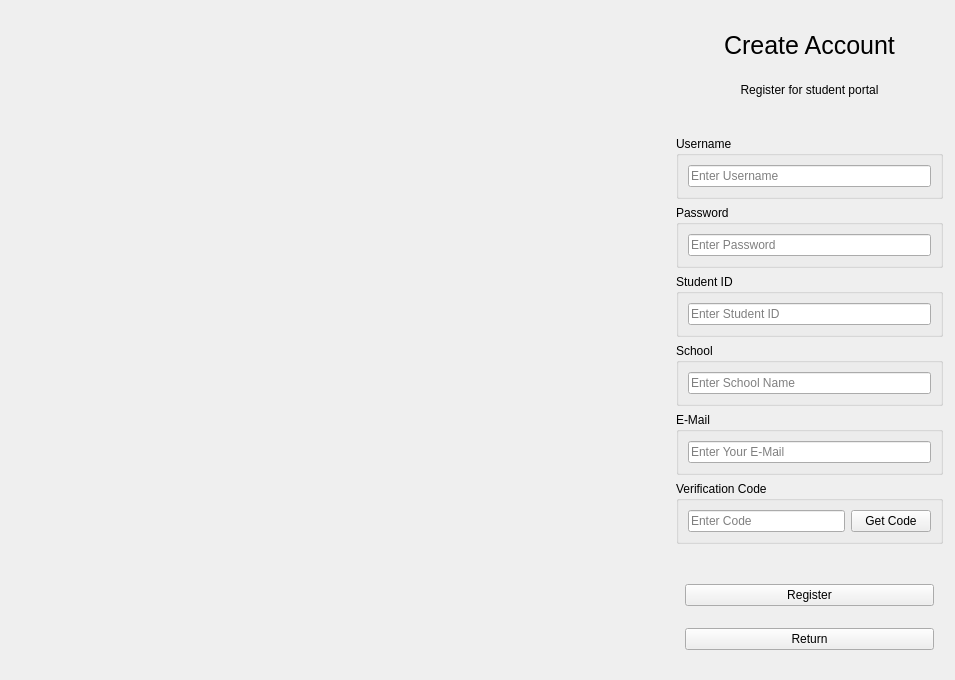
<?xml version="1.0" encoding="UTF-8"?>
<ui version="4.0">
 <class>RegisterWidget</class>
 <widget class="QWidget" name="RegisterWidget">
  <property name="geometry">
   <rect>
    <x>0</x>
    <y>0</y>
    <width>955</width>
    <height>680</height>
   </rect>
  </property>
  <property name="windowTitle">
   <string>Create Account</string>
  </property>
  <property name="windowIcon">
   <iconset theme="QIcon::ThemeIcon::MailMessageNew"/>
  </property>
  <layout class="QVBoxLayout" name="verticalLayout_11">
   <property name="spacing">
    <number>0</number>
   </property>
   <property name="leftMargin">
    <number>3</number>
   </property>
   <property name="topMargin">
    <number>3</number>
   </property>
   <property name="rightMargin">
    <number>3</number>
   </property>
   <property name="bottomMargin">
    <number>3</number>
   </property>
   <item>
    <widget class="QWidget" name="widget" native="true">
     <property name="styleSheet">
      <string notr="true"/>
     </property>
     <layout class="QHBoxLayout" name="horizontalLayout" stretch="7,3">
      <property name="spacing">
       <number>0</number>
      </property>
      <property name="leftMargin">
       <number>0</number>
      </property>
      <property name="topMargin">
       <number>0</number>
      </property>
      <property name="rightMargin">
       <number>0</number>
      </property>
      <property name="bottomMargin">
       <number>0</number>
      </property>
      <item>
       <widget class="QWidget" name="widget_2" native="true">
        <property name="styleSheet">
         <string notr="true"/>
        </property>
        <layout class="QVBoxLayout" name="verticalLayout_2">
         <property name="spacing">
          <number>0</number>
         </property>
         <property name="leftMargin">
          <number>0</number>
         </property>
         <property name="topMargin">
          <number>0</number>
         </property>
         <property name="rightMargin">
          <number>0</number>
         </property>
         <property name="bottomMargin">
          <number>0</number>
         </property>
         <item>
          <widget class="QLabel" name="label">
           <property name="enabled">
            <bool>true</bool>
           </property>
           <property name="sizePolicy">
            <sizepolicy hsizetype="Expanding" vsizetype="Expanding">
             <horstretch>0</horstretch>
             <verstretch>0</verstretch>
            </sizepolicy>
           </property>
           <property name="minimumSize">
            <size>
             <width>400</width>
             <height>400</height>
            </size>
           </property>
           <property name="styleSheet">
            <string notr="true"/>
           </property>
           <property name="text">
            <string/>
           </property>
           <property name="pixmap">
            <pixmap resource="res.qrc">:/res/RegisterPage.jpg</pixmap>
           </property>
           <property name="scaledContents">
            <bool>true</bool>
           </property>
           <property name="alignment">
            <set>Qt::AlignmentFlag::AlignCenter</set>
           </property>
          </widget>
         </item>
        </layout>
       </widget>
      </item>
      <item>
       <widget class="QWidget" name="widget_3" native="true">
        <property name="styleSheet">
         <string notr="true"/>
        </property>
        <layout class="QVBoxLayout" name="verticalLayout_9">
         <property name="leftMargin">
          <number>0</number>
         </property>
         <property name="topMargin">
          <number>0</number>
         </property>
         <property name="rightMargin">
          <number>0</number>
         </property>
         <property name="bottomMargin">
          <number>0</number>
         </property>
         <item>
          <widget class="QWidget" name="widget_7" native="true">
           <layout class="QVBoxLayout" name="verticalLayout_10">
            <property name="spacing">
             <number>0</number>
            </property>
            <property name="leftMargin">
             <number>0</number>
            </property>
            <property name="topMargin">
             <number>5</number>
            </property>
            <property name="rightMargin">
             <number>0</number>
            </property>
            <property name="bottomMargin">
             <number>0</number>
            </property>
            <item>
             <widget class="QLabel" name="label_2">
              <property name="enabled">
               <bool>true</bool>
              </property>
              <property name="sizePolicy">
               <sizepolicy hsizetype="Expanding" vsizetype="Fixed">
                <horstretch>0</horstretch>
                <verstretch>0</verstretch>
               </sizepolicy>
              </property>
              <property name="layoutDirection">
               <enum>Qt::LayoutDirection::LeftToRight</enum>
              </property>
              <property name="styleSheet">
               <string notr="true">font-size:25px;</string>
              </property>
              <property name="text">
               <string>Create Account</string>
              </property>
              <property name="alignment">
               <set>Qt::AlignmentFlag::AlignCenter</set>
              </property>
             </widget>
            </item>
            <item>
             <widget class="QLabel" name="label_3">
              <property name="sizePolicy">
               <sizepolicy hsizetype="Preferred" vsizetype="Fixed">
                <horstretch>0</horstretch>
                <verstretch>0</verstretch>
               </sizepolicy>
              </property>
              <property name="text">
               <string>Register for student portal</string>
              </property>
              <property name="alignment">
               <set>Qt::AlignmentFlag::AlignCenter</set>
              </property>
             </widget>
            </item>
           </layout>
          </widget>
         </item>
         <item>
          <widget class="QWidget" name="widget_5" native="true">
           <layout class="QVBoxLayout" name="verticalLayout">
            <item>
             <widget class="QGroupBox" name="groupBox">
              <property name="title">
               <string>Username</string>
              </property>
              <layout class="QVBoxLayout" name="verticalLayout_4">
               <item>
                <widget class="QLineEdit" name="RegUserNameEdit">
                 <property name="inputMethodHints">
                  <set>Qt::InputMethodHint::ImhNone</set>
                 </property>
                 <property name="placeholderText">
                  <string>Enter Username</string>
                 </property>
                </widget>
               </item>
              </layout>
             </widget>
            </item>
            <item>
             <widget class="QGroupBox" name="groupBox_2">
              <property name="title">
               <string>Password</string>
              </property>
              <layout class="QVBoxLayout" name="verticalLayout_5">
               <item>
                <widget class="QLineEdit" name="RegPassWordEdit">
                 <property name="inputMethodHints">
                  <set>Qt::InputMethodHint::ImhNoAutoUppercase|Qt::InputMethodHint::ImhNoPredictiveText|Qt::InputMethodHint::ImhSensitiveData</set>
                 </property>
                 <property name="inputMask">
                  <string/>
                 </property>
                 <property name="echoMode">
                  <enum>QLineEdit::EchoMode::PasswordEchoOnEdit</enum>
                 </property>
                 <property name="alignment">
                  <set>Qt::AlignmentFlag::AlignLeading|Qt::AlignmentFlag::AlignLeft|Qt::AlignmentFlag::AlignVCenter</set>
                 </property>
                 <property name="placeholderText">
                  <string>Enter Password</string>
                 </property>
                 <property name="cursorMoveStyle">
                  <enum>Qt::CursorMoveStyle::LogicalMoveStyle</enum>
                 </property>
                </widget>
               </item>
              </layout>
             </widget>
            </item>
            <item>
             <widget class="QGroupBox" name="groupBox_3">
              <property name="title">
               <string>Student ID</string>
              </property>
              <layout class="QVBoxLayout" name="verticalLayout_6">
               <item>
                <widget class="QLineEdit" name="RegStudentIDEdit">
                 <property name="placeholderText">
                  <string>Enter Student ID</string>
                 </property>
                </widget>
               </item>
              </layout>
             </widget>
            </item>
            <item>
             <widget class="QGroupBox" name="groupBox_4">
              <property name="title">
               <string>School</string>
              </property>
              <layout class="QVBoxLayout" name="verticalLayout_7">
               <item>
                <widget class="QLineEdit" name="RegSchoolNameEdit">
                 <property name="placeholderText">
                  <string>Enter School Name</string>
                 </property>
                </widget>
               </item>
              </layout>
             </widget>
            </item>
            <item>
             <widget class="QGroupBox" name="groupBox_5">
              <property name="title">
               <string>E-Mail</string>
              </property>
              <layout class="QVBoxLayout" name="verticalLayout_8">
               <item>
                <widget class="QLineEdit" name="RegEMailEdit">
                 <property name="placeholderText">
                  <string>Enter Your E-Mail</string>
                 </property>
                </widget>
               </item>
              </layout>
             </widget>
            </item>
            <item>
             <widget class="QGroupBox" name="groupBox_6">
              <property name="title">
               <string>Verification Code</string>
              </property>
              <layout class="QHBoxLayout" name="horizontalLayout_2">
               <item>
                <widget class="QLineEdit" name="RegVerCodeEdit">
                 <property name="placeholderText">
                  <string>Enter Code</string>
                 </property>
                </widget>
               </item>
               <item>
                <widget class="QPushButton" name="GetCodeBtn">
                 <property name="text">
                  <string>Get Code</string>
                 </property>
                </widget>
               </item>
              </layout>
             </widget>
            </item>
           </layout>
          </widget>
         </item>
         <item>
          <widget class="QWidget" name="widget_4" native="true">
           <property name="layoutDirection">
            <enum>Qt::LayoutDirection::LeftToRight</enum>
           </property>
           <layout class="QVBoxLayout" name="verticalLayout_3">
            <property name="leftMargin">
             <number>18</number>
            </property>
            <property name="rightMargin">
             <number>18</number>
            </property>
            <item>
             <widget class="QPushButton" name="RegisterBtn">
              <property name="text">
               <string>Register</string>
              </property>
             </widget>
            </item>
            <item>
             <widget class="QPushButton" name="ReturnBtn">
              <property name="text">
               <string>Return</string>
              </property>
             </widget>
            </item>
           </layout>
          </widget>
         </item>
        </layout>
       </widget>
      </item>
     </layout>
    </widget>
   </item>
  </layout>
 </widget>
 <resources>
  <include location="res.qrc"/>
 </resources>
 <connections/>
</ui>
